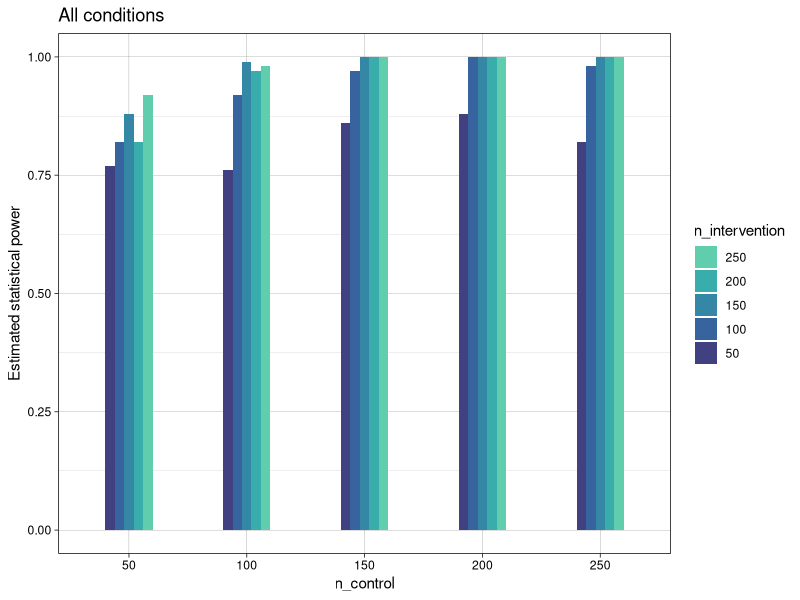

Source code (R):
## ---- chunk 1

# set default chunk options
knitr::opts_chunk$set(message = FALSE,
                      warning = FALSE)

# disable scientific notation
options(scipen = 999) 

## ---- chunk 2

library(tidyr)
library(dplyr)
library(forcats)
library(readr)
library(purrr) 
library(ggplot2)
library(scales)

## ---- chunk 3

generate_data <- function(n_control, # the parameters are now function arguments
                          n_intervention,
                          mean_control,
                          mean_intervention,
                          sd_control,
                          sd_intervention) {
  
  data <- 
    bind_rows(
      tibble(condition = "control",
             score = rnorm(n = n_control, mean = mean_control, sd = sd_control)),
      tibble(condition = "intervention",
             score = rnorm(n = n_intervention, mean = mean_intervention, sd = sd_intervention))
    ) 
  
  return(data)
}


analyze <- function(data) {

  res_t_test <- t.test(formula = score ~ condition, 
                       data = data,
                       var.equal = TRUE,
                       alternative = "two.sided")
  
  res <- tibble(p = res_t_test$p.value)
  
  return(res)
}

## ---- chunk 4

set.seed(42)

# define the number of iterations
iterations <- 100

# declare a vector to store each iteration's results in
p_values <- numeric(iterations)

# use for loop to repeat its content many times
# for the 'i'-th element of the series 1 to `iterations` (i.e., 1, 2, 3, ... iterations), run the following code:
for(i in 1:iterations){ 
  # generate data
  generated_data <- generate_data(n_control = 50,
                                  n_intervention = 50,
                                  mean_control = 0,
                                  mean_intervention = 0.5,
                                  sd_control = 1,
                                  sd_intervention = 1)
  
  # analyse data
  results <- analyze(generated_data)
  
  # store result of this iteration
  # the i-th element of the iterations vector will be replaced with the p value of the current iteration's t-test
  p_values[i] <- results$p
}

# summarize individual analysis results across iterations to find stimulation results
mean(p_values < .05)

## ---- chunk 5

set.seed(42)

# define the number of iterations
iterations <- 100
n_control_conditions <- seq(from = 50, to = 250, by = 50)
n_intervention_conditions <- seq(from = 50, to = 250, by = 50)

# initialize results list
simulation_results <- list()

# counter for appending results
result_counter <- 1

# use nested for loops to iterate over conditions
for(k in n_intervention_conditions){ # for each of the 'k'-th members of the n_intervention_conditions vector ... 
  for(j in n_control_conditions){ # ... and for each of the 'j'-th members of the n_control_conditions vector ...
    for(i in 1:iterations){ # ... and for each value of 'i' in the sequence 1 to iterations, run the following code with those values of i, j, and k:
      
      # generate data
      generated_data <- generate_data(n_control = j,  # current value of j
                                      n_intervention = k,  # current value of k
                                      mean_control = 0,
                                      mean_intervention = 0.5,
                                      sd_control = 1,
                                      sd_intervention = 1)
      
      # analyse data
      results <- analyze(generated_data)
      
      # save results for this iteration as the 'result_counter'-th member of the simulation_results list
      simulation_results[[result_counter]] <- list(
        n_control = j, # current value of j
        n_intervention = k, # current value of k
        p_value = results$p  # current value the t test's p value
      )
      
      # increment the iteration counter
      result_counter <- result_counter + 1
    }
  }
}

# convert the list-of-lists into a data frame, as its easier to wrangle and plot
simulation_results_df <- bind_rows(simulation_results)

# summarize individual analysis results across iterations to find stimulation results
# ie plot as a bar plot
simulation_results_df |>
  mutate(n_control = as.factor(n_control),
         n_intervention = as.factor(n_intervention)) |>
  group_by(n_control, n_intervention) |>
  summarize(power = mean(p_value < .05), .groups = "drop") |>
  ggplot(aes(n_control, power, fill = n_intervention)) +
  geom_col(position = position_dodge(width = 0.4), width = 0.4) +
  scale_fill_viridis_d(option = "mako", begin = 0.3, end = 0.8, 
                       guide = guide_legend(reverse = TRUE)) +
  theme_linedraw() +
  ggtitle("All conditions") +
  ylab("Estimated statistical power")

## ---- chunk 6

sessionInfo()

